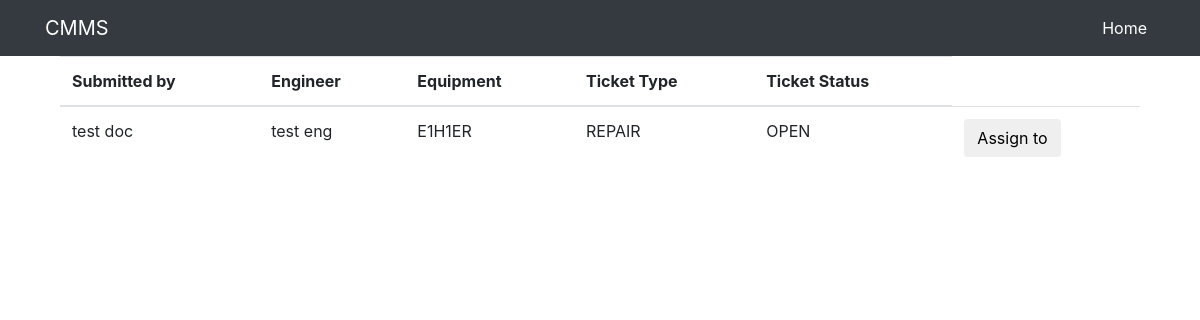
/workflow/list-tickets/ (signed in), run on the app's committed database.
### workflow/models.py (models this page shows, shortened)
class Ticket(models.Model):
    types = (
                ('REPAIR', _('Repairment of Equipment')),
                ('TRANSFER', _('Transfer of Equipment')),
                ('TRAINING', _('Training of using Equipment'))
            )
    STATUS = (
        ('OPEN', _('Open Issue')),
        ('CLOSED', _('Closed Issue'))
    )
    ticket_type = models.CharField(_("Type"), max_length = 50, choices = types, default='REPAIR')
    submitter =  models.ForeignKey(Doctor, null = True, on_delete=models.SET_NULL)
    user = models.ForeignKey(Engineer, null = True, on_delete=models.SET_NULL)
    equipment = models.ForeignKey(Equipment, on_delete=models.CASCADE)
    status = models.CharField(_("Status"), max_length = 50, choices = STATUS, default='OPEN')
    response_time = models.DurationField(_("Reponse Time"), default=datetime.timedelta(0))

### authentication/models.py (models this page shows)
class User(AbstractUser):
    class Types(models.TextChoices):
        MANAGER = "MANAGER", "manager"
        ENGINEER = "ENGINEER", "engineer"
        DOCTOR = "DOCTOR", "doctor"
    type = models.CharField(_("Type"), max_length= 50, choices=Types.choices, default = Types.MANAGER)
    in_hospital = models.BooleanField(_("Currently registered in a hospital"), default=False)

### med/models.py (models this page shows)
class Equipment(models.Model):
    STATUS = (
        ('LIVE', _("LIVE")),
        ('DOWN', _("DOWN"))
    )
    status = models.CharField(_("Equipment Status"), max_length=50, choices=STATUS, default='LIVE')
    name = models.CharField(_("Equipment Name"), max_length = 225, unique=True) #unique=True
    specs = models.TextField(_("Technical Specifications and Standards"))
    quantity = models.IntegerField()
    serial_num = models.IntegerField(unique = True)#add unique = True
    department = models.ForeignKey(Department, null = True, on_delete=models.SET_NULL)
    hospital = models.ForeignKey(Hospital, null = True, on_delete=models.SET_NULL)
    def __str__(self):
        return self.name

### workflow/views.py (the view)
# urls.py: path('list-tickets/', List_Tickets.as_view(), name = 'list-tickets'),
class List_Tickets(LoginRequiredMixin, ListView):
    model = Ticket
    template_name = 'workflow/list_tickets.html'
    def queryset(self):
        if(self.request.user.type == 'ENGINEER'):
            eng = Engineer.objects.get(id = self.request.user.id)
            eng_hos = eng.current_hospital
            dep_list = eng_hos.department_set.all()
            object_list = [ticket for q1 in dep_list for eq in q1.equipment_set.all() for ticket in eq.ticket_set.all()]
            return object_list
        elif(self.request.user.type == 'DOCTOR'):
            doc = Doctor.objects.get(id = self.request.user.id)
            doc_hos = doc.current_hospital
            dep_list = doc_hos.department_set.all()
            object_list = [ticket for q1 in dep_list for eq in q1.equipment_set.all() for ticket in eq.ticket_set.all()]
            return object_list
        else:
            man = Manager.objects.get(id = self.request.user.id)
            dep_list = man.hospital.department_set.all()
            object_list = [ticket for q1 in dep_list for eq in q1.equipment_set.all() for ticket in eq.ticket_set.all()]
            return object_list

### med/models.py (called while the page is built)
    def get_queryset(self, *args, **kwargs):
        return super().get_queryset(*args, **kwargs).filter(type=User.Types.MANAGER)

### workflow/templates/workflow/list_tickets.html
{% extends "dashboard/base.html" %}
{% load crispy_forms_tags %}
{% block content%}
    <div class="container">
        <table class="table">
            <thead>
              <tr>
                <th scope="col">Submitted by</th>
                <th scope="col">Engineer</th>
                <th scope="col">Equipment</th>
                <th scope="col">Ticket Type</th>
                <th scope="col">Ticket Status</th>
              </tr>
            </thead>
            <tbody>
                {% for ticket in object_list %}
                    {% if ticket.status == 'OPEN' %}
                        <tr>
                            <td>{{ ticket.submitter.first_name }} {{ticket.submitter.last_name}}</td>
                            <td>{{ ticket.user.first_name }} {{ticket.user.last_name}}</td>
                            <td>{{ ticket.equipment }}</td>
                            <td>{{ ticket.ticket_type }}</td>
                            <td>{{ ticket.status }}</td>
                            {% if user.type == 'MANAGER'%}
                            <td><a href="{% url 'assign-engineer' ticket.id%}"><button class="btn" type="submit">Assign to</button></a></td>
                            {% else %}
                                <td><button class='btn'>Take</button></td>
                            {% endif %}
                        </tr>
                        {% endif %}
              {% endfor %}
            </tbody>
          </table>
    </div>
{% endblock %}

### dashboard/static/dashboard/heroic-features.css (style rules this page uses)
body { padding-top: 56px; }

### data on the page
Ticket: submitter.first_name "test", submitter.last_name "doc", user.first_name "test", user.last_name "eng", equipment "E1H1ER", ticket_type "REPAIR", status "OPEN"
